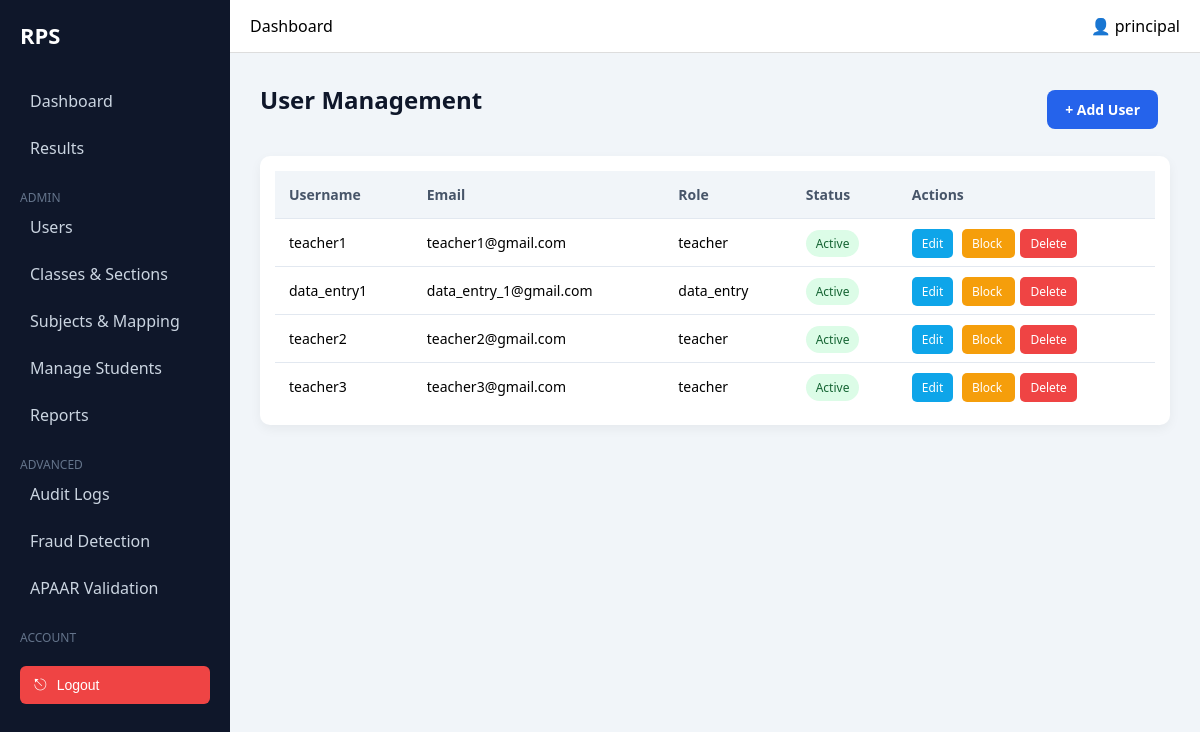
The app's page /dashboard/users/ (signed in) with its own data.
### accounts/models.py (models this page shows)
class User(AbstractUser):
    ROLE_CHOICES = (
        ('admin', 'Admin'),
        ('teacher', 'Teacher'),
        ('data_entry', 'Data Entry'),
    )
    role = models.CharField(max_length=20, choices=ROLE_CHOICES)

### dashboard/views.py (the view)
# urls.py: path('users/', views.manage_users, name='manage_users'),
@login_required
def manage_users(request):
    if request.user.role != 'admin':
        return redirect('login')
    users = User.objects.filter(role__in=['teacher', 'data_entry'])
    return render(request, 'dashboard/admin/users.html', {'users': users})

### templates/dashboard/admin/users.html
{% extends 'dashboard/base.html' %}
{% block content %}
<div class="page-actions">
    <h2>User Management</h2>
    <a href="{% url 'add_user' %}" class="btn-primary">
        + Add User
    </a>
</div>
<div class="table-container">
    <table>
        <thead>
            <tr>
                <th>Username</th>
                <th>Email</th>
                <th>Role</th>
                <th>Status</th>
                <th>Actions</th>
            </tr>
        </thead>
        <tbody>
            {% for user in users %}
            <tr>
                <td>{{ user.username }}</td>
                <td>{{ user.email }}</td>
                <td>{{ user.role }}</td>
                <td>
                    {% if user.is_active %}
                        <span class="status active">Active</span>
                    {% else %}
                        <span class="status blocked">Blocked</span>
                    {% endif %}
                </td>
                <td>
                    <a href="{% url 'edit_user' user.id %}" class="action-btn edit-btn">Edit</a>
                    <a href="{% url 'toggle_user' user.id %}" class="action-btn block-btn">
                        {% if user.is_active %}Block{% else %}Unblock{% endif %}
                    </a>
                    <a href="{% url 'delete_user' user.id %}" class="action-btn delete-btn">Delete</a>
                </td>
            </tr>
            {% endfor %}
        </tbody>
    </table>
</div>
{% endblock %}

### templates/dashboard/base.html (shortened to what this page needs)
{% load static %}
<!DOCTYPE html>
<html>
<head>
    <link rel="stylesheet" href="{% static 'css/dashboard.css' %}">
</head>
<body>
<div class="layout">
    <aside class="sidebar">
        <div class="logo">RPS</div>
        <nav>
            <a href="{% url 'dashboard_home' %}">Dashboard</a>
            {% if request.user.role == 'admin' %}
                <a href="{% url 'admin_results' %}">Results</a>
                <div class="nav-section">ADMIN</div>
                <a href="{% url 'manage_users' %}">Users</a>
                <a href="{% url 'manage_academics' %}">Classes & Sections</a>
                <a href="{% url 'manage_subjects' %}">Subjects & Mapping</a>
                <a href="{% url 'admin_manage_students' %}">Manage Students</a>
                <a href="#">Reports</a>
                <div class="nav-section">ADVANCED</div>
                <a href="{% url 'audit_logs' %}">Audit Logs</a>
                <a href="{% url 'fraud_detection' %}">Fraud Detection</a>
                <a href="{% url 'apaar_validation' %}">APAAR Validation</a>
            {% endif %}
            <div class="nav-section">ACCOUNT</div>
            <form method="POST" action="{% url 'logout' %}" class="logout-form" onsubmit="return confirmLogout()">
                <button type="submit" class="logout-btn">
                    <span class="logout-icon">⎋</span>
                    Logout
                </button>
            </form>
        </nav>
    </aside>
    <main class="main">
        <header class="topbar">
            <div class="title">Dashboard</div>
            <div class="user">👤 {{ request.user.username }}</div>
        </header>
        <section class="content">
            {% block content %}{% endblock %}
        </section>
    </main>
</div>
</body>
</html>

### static/css/dashboard.css (style rules this page uses)
* { margin: 0; padding: 0; box-sizing: border-box; }
body { font-family: 'Segoe UI', sans-serif; background: #f1f5f9; }
.layout { display: flex; }
.sidebar { width: 230px; height: 100vh; background: #0f172a; color: white; padding: 20px; }
.logo { font-size: 22px; font-weight: bold; margin-bottom: 30px; }
.sidebar nav a { display: block; color: #cbd5e1; padding: 10px; margin-bottom: 5px; text-decoration: none; border-radius: 6px; }
.nav-section { margin-top: 20px; font-size: 12px; color: #64748b; }
.main { flex: 1; }
.topbar { background: white; padding: 15px 20px; display: flex; justify-content: space-between; border-bottom: 1px solid #ddd; }
.content { padding: 20px; }
h2 { margin-bottom: 20px; color: #0f172a; }
.page-actions { display: flex; justify-content: space-between; align-items: center; margin-bottom: 20px; }
.btn-primary { background: #2563eb; color: white; padding: 10px 16px; border-radius: 6px; text-decoration: none; font-size: 14px; transition: 0.3s; }
.table-container { background: white; border-radius: 10px; padding: 15px; box-shadow: 0 4px 12px rgba(0,0,0,0.05); }
table { width: 100%; border-collapse: collapse; }
table thead { background: #f1f5f9; }
table th { padding: 14px; text-align: left; font-size: 14px; color: #475569; }
table td { padding: 14px; border-top: 1px solid #e2e8f0; font-size: 14px; }
.status { padding: 5px 10px; border-radius: 20px; font-size: 12px; font-weight: 500; }
.status.active { background: #dcfce7; color: #166534; }
.action-btn { padding: 6px 10px; margin-right: 5px; border-radius: 5px; font-size: 12px; text-decoration: none; color: white; }
.edit-btn { background: #0ea5e9; }
.block-btn { background: #f59e0b; }
.delete-btn { background: #ef4444; }
.logout-form { margin-top: 20px; }
.logout-btn { width: 100%; display: flex; align-items: center; gap: 10px; background: #ef4444; color: white; border: none; padding: 10px 14px; border-radius: 6px; font-size: 14px; font-weight: 500; cursor: pointer; transition: 0.3s; }
.logout-icon { font-size: 16px; }
.content { padding: 30px; }
.btn-primary { background: #2563eb; color: white; padding: 10px 18px; border-radius: 8px; margin-right: 12px; text-decoration: none; font-size: 14px; display: inline-block; transition: 0.2s; }
.btn-primary { background: #2563eb; color: white; padding: 10px 18px; border-radius: 8px; border: none; font-weight: 600; cursor: pointer; transition: 0.3s; }

### records on screen
User: user.username "principal"
User: username "teacher1", email "teacher1@gmail.com", role "teacher", is_active "Active"
User: username "data_entry1", email "data_entry_1@gmail.com", role "data_entry", is_active "Active"
User: username "teacher2", email "teacher2@gmail.com", role "teacher", is_active "Active"
User: username "teacher3", email "teacher3@gmail.com", role "teacher", is_active "Active"
